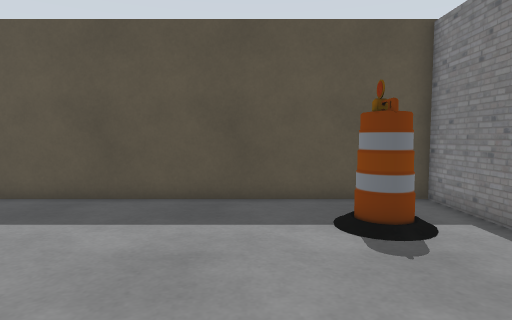
view 1 (above)

16 first-person views from a walk through a Gazebo world. The camera is 0.94 m above the floor, tilts 4° down and sees 75° across. The floor is counted in squares, 0.5 m on a side. Each view is taken from the middle of a square. On the plan, view 1 faces up. The plan holds only what a view shows up to about 17 squares ahead; the rest is blank. The place goes on beyond the plan. Some surface patterns are stand-ins.

view 2
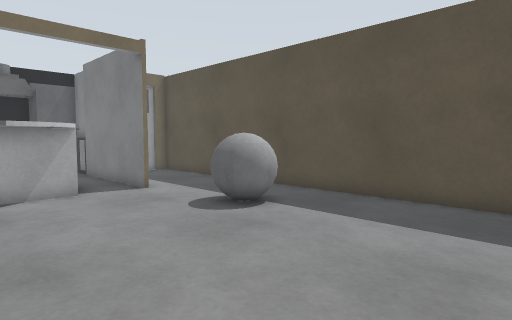

view 3
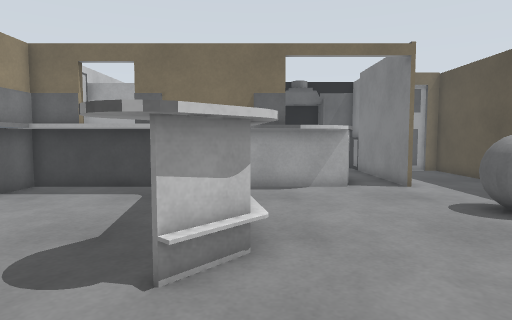

view 4
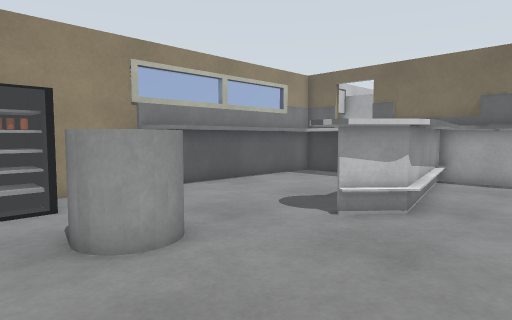

view 5
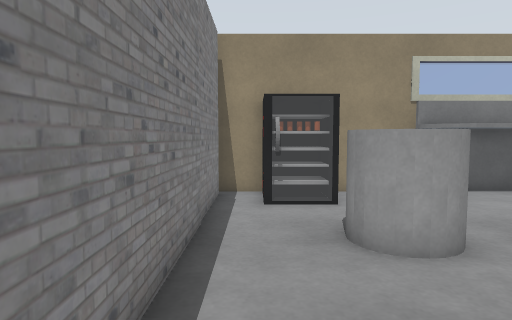

view 6
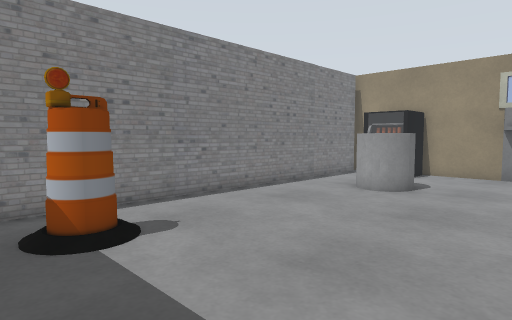

view 7
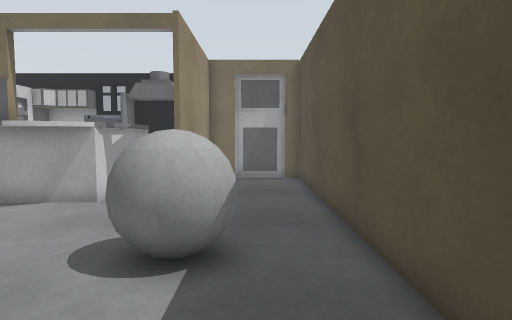

view 8
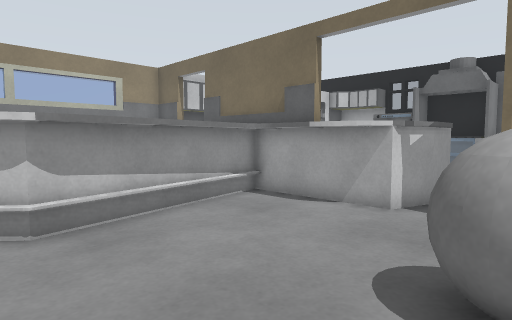

view 9
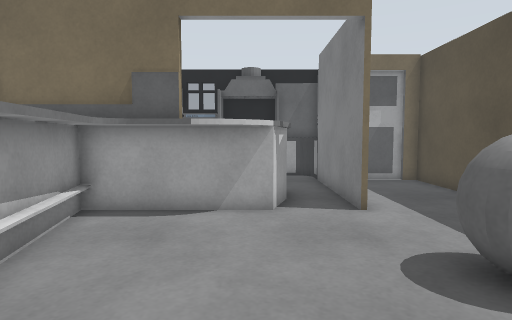

view 10
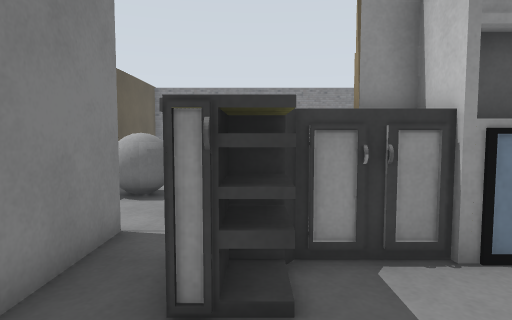

view 11
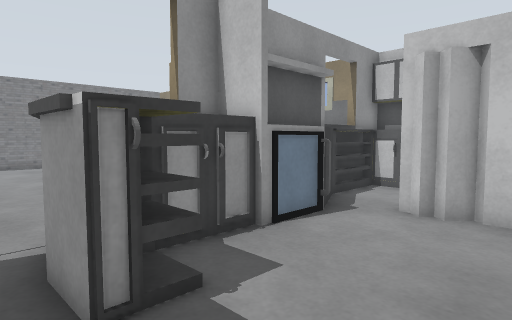

view 12
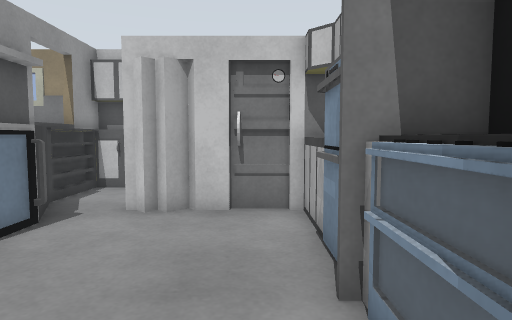

view 13
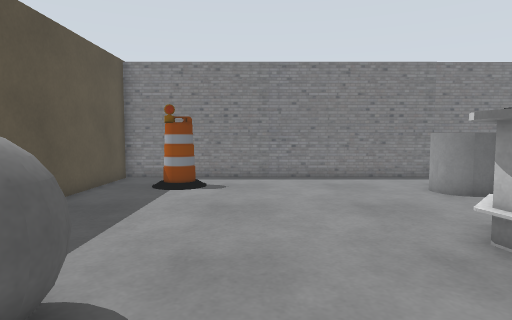

view 14
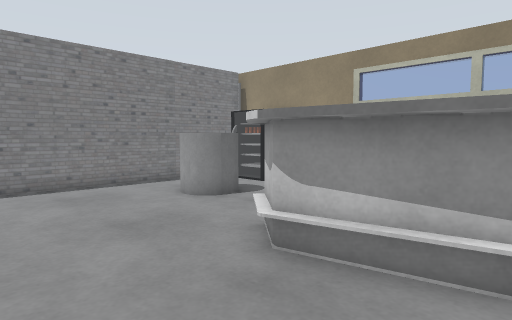

view 15
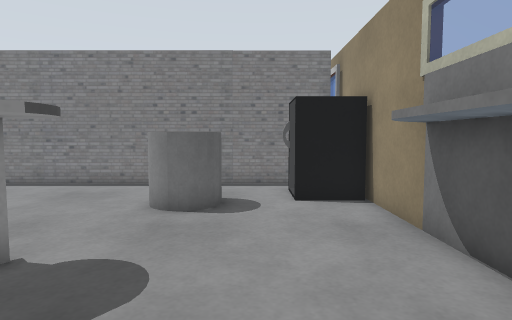

view 16
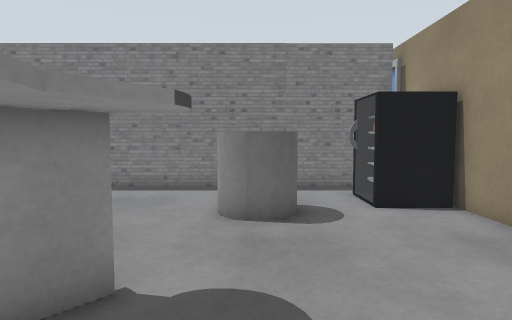

### Floor plan
Points are (right, up) in squares from view 1. A wall is a line through its corners. A room is listed if a view was taken in it or the views show most of it. See-through windows are left out.
Room 1 (views 1, 2, 3, 4, 5, 6, 7, 8, 9, 11, 12, 13, 14, 15, 16)
walls: (-4.4, 0.4) (-3.8, 0.1); (-4.5, 0.4) (-4, 0.2) (-2.7, -1); (-4.8, 0.2) (-4.2, 0.2); (-4, -2.3) (-4.9, -1.7) (-5.4, -1.8); (-10.6, 2.2) (-10.5, 1.7); (-10, -0.4) (-4.3, 0.4) (-3.8, 0); (-11.1, 3.1) (-10.8, 2.6) (-10.5, 2) (-10.5, 0); (-11.7, 3.6) (-11.5, 3.4) (-11.5, -8.3); (-11.4, 5.7) (-18.5, 5.7); (-14.7, 3.9) (-13, 3.9) (-11.5, 3.4); (1.9, -6.5) (3.6, -6.5); (-4.1, -8.3) (4, -8.3); (-9.6, -7.2) (-2.6, -7.2); (1.7, -8.2) (1.7, -6.2) (3.8, -6.2); (-17.4, 7.1) (-17.4, 5.9) (-11.4, 5.9); (5.2, -8) (5.2, 10) (-17.4, 10) (-17.4, 9.2); (-17.6, 9.4) (-17.6, 7)
low walls: (-9.6, -3.2) (-9.6, -7.2); (-11.5, -1.2) (-4, 0.3); (-11.6, -1.5) (-4.3, -0.1) (-3, -1.3); (-19.2, 5.2) (-19.2, 4.5)
ways out: opening at (-17, 3.5) to room 2
objects: grey ball (-8, 6) to (-6, 8); grey cylinder (0, -4) to (2, -2); barrel (2, 6) to (3, 7)
Room 2 (view 10)
walls: (-19, 1.3) (-19, -0.6); (-14.7, 2.5) (-14.7, 3.9); (-19.2, 4) (-19.2, -3.5); (-19.7, -1.9) (-19.7, -2.5) (-19.2, -3); (-16.3, -3.7) (-15.8, -3.2) (-15.5, -3.4) (-15.2, -3.2); (-18.9, -3.6) (-17.2, -3.6); (-19.8, -3.4) (-16.4, -3.4)
ways out: opening at (-17, 3.5) to room 1; opening at (-15, 0) to room 3
Room 3 (no view inside)
walls: (-13.2, -2.3) (-13.2, 0); (-15.2, -3.2) (-14.9, -3.5); (-14.7, -5.6) (-14.7, -8.1); (-13, -0.1) (-13, 2.4) (-13.4, 2.7); (-13, -7.7) (-11.8, -7.7); (-11.7, -8.3) (-11.7, -1.1)
low walls: (-13.2, -7.3) (-12.1, -7.3) (-12.1, -4.5) (-13.2, -2.3); (-11.5, -7.8) (-11.5, -5.6); (-13.4, 3.4) (-14.9, 3.4)
ways out: opening at (-15, 0) to room 2

Positions as (right, up) in squares from view 1, and headings:
1: (0, 0), facing up
2: (0, 0), facing up-left
3: (1, 0), facing left
4: (4, 3), facing down-left
5: (4, 3), facing down
6: (-4, 9), facing down-right
7: (-2, 8), facing left
8: (-3, 7), facing down-left
9: (-3, 3), facing left
10: (-18, 3), facing right
11: (-18, 5), facing down-right
12: (-18, 5), facing down
13: (-10, 4), facing right
14: (-8, 4), facing down-right
15: (-8, -5), facing right
16: (-7, -3), facing right
